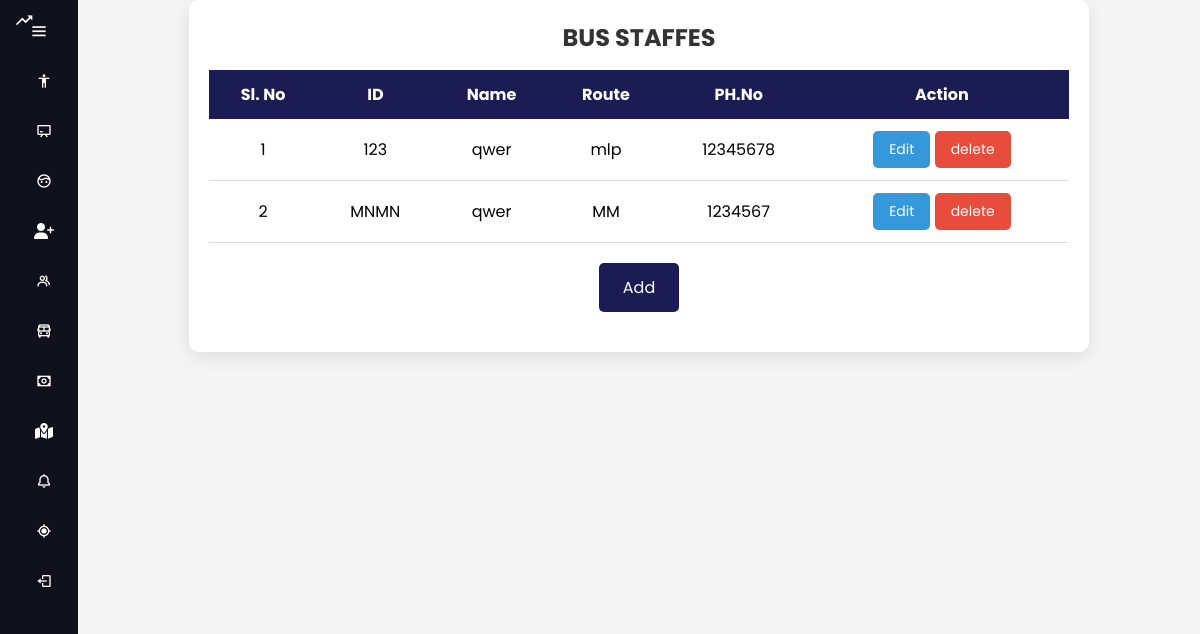
/administrator/Viewbusstaff/, run on the app's committed database.
### administrator/models.py (models this page shows)
class BusstaffTable(models.Model):
     Name = models.CharField(max_length=30, null=True, blank=True)
     staffid=models.CharField(max_length=10,null=True,blank=True)
     route=models.CharField(max_length=20,null=True,blank=True)
     phoneno=models.BigIntegerField(null=True,blank=True)
     created_at=models.DateTimeField(auto_now_add=True, null=True, blank=True)
     updated_at = models.DateTimeField(auto_now_add=True, null=True, blank=True)

### administrator/views.py (the view)
# urls.py: path('Viewbusstaff/',ViewBusstaff.as_view(),name="vstaff_page"),
class ViewBusstaff(View):
    def get(self, request):
        staff_obj =BusstaffTable.objects.all()
        print(staff_obj)
        return render(request, "administrator/busstaff/view_staff.html", {'val': staff_obj})

### templates/administrator/busstaff/view_staff.html (shortened to what this page needs)
{% extends 'administrator/admindashboard.html' %}
{% load static %}
{% block body %}
<!DOCTYPE html>
<html lang="en">
<head>
    <link rel="stylesheet" href="{% static 'staff.css' %}">
</head>
<body>
    <div class="table-container">
        <h2>BUS STAFFES</h2>
        <table>
                <tr>
                    <th>Sl. No</th>
                    <th>ID</th>
                    <th>Name</th>
                    <th>Route</th>
                    <th>PH.No</th>
                    <th>Action</th>
                </tr>
                {% for i in val %}
                <tr>
                    <td>{{forloop.counter}}</td>
                    <td>{{i.staffid}}</td>
                    <td>{{i.Name}}</td>
                    <td>{{i.route}}</td>
                    <td>{{i.phoneno}}</td>
                    <td>
                        <button class="action-btn edit-btn"><a href="/administrator/editbusstaff/{{i.id}}/">Edit</a></button>
                        <button class="action-btn delete-btn"><a href="/administrator/Deletebusstaff/{{i.id}}/">delete</a></button>
                    </td>
                </tr>
                {% endfor %}
        </table>
        <button class="add-btn"> <a href="{% url 'addstaff_page' %}">Add</a></button>
    </div>
</body>
</html>
{% endblock %}

### static/main.css (style rules this page uses)
* { font-family: "Poppins", sans-serif; margin: 0; padding: 0; box-sizing: border-box; }
:root { --body-color: #32d323; --sidebar-color: #e7dddd; --primary-color: #695cfe; --primary-color-light: #f6f5ff; --toggle-color: #ddd; --text-color: #66083f; --tran-02: all 0.2s ease; --tran-03: all 0.3s ease; --tran-04: all 0.4s ease; }
body { position: relative; min-height: 100vh; width: 100%; overflow-x: hidden; }

### static/staff.css (style rules this page uses)
body { font-family: 'Arial', sans-serif; background-color: #f5f5f5; display: flex; justify-content: center; align-items: center; height: 100vh; margin: 0; }
.table-container { background-color: #fff; padding: 20px; border-radius: 10px; box-shadow: 0 5px 20px rgba(0, 0, 0, 0.1); width: 90%; max-width: 900px; margin: auto; }
h2 { font-size: 24px; margin-bottom: 15px; text-align: center; color: #333; }
table { width: 100%; border-collapse: collapse; margin-bottom: 20px; }
th, td { text-align: left; padding: 12px; }
th { background-color: #1c1c55; color: white; text-align: center; font-weight: bold; }
td { text-align: center; border-bottom: 1px solid #ddd; }
.action-btn { border: none; padding: 8px 16px; border-radius: 5px; cursor: pointer; font-size: 14px; transition: background-color 0.3s ease; }
.edit-btn { background-color: #3498db; color: white; }
.delete-btn { background-color: #e74c3c; color: white; }
.add-btn { background-color: #1c1c55; color: white; padding: 12px 24px; border: none; border-radius: 5px; font-size: 16px; cursor: pointer; display: block; margin: 20px auto; transition: background-color 0.3s ease; }

### templates/administrator/busstaff/view_staff.html (style rules this page uses)
a { text-decoration: none; }
.action-btn a { text-decoration: none; color: white; }
.add-btn a { text-decoration: none; color: white; }

### data on the page
BusstaffTable: staffid "123", Name "qwer", route "mlp", phoneno "12345678"
BusstaffTable: staffid "MNMN", Name "qwer", route "MM", phoneno "1234567"
